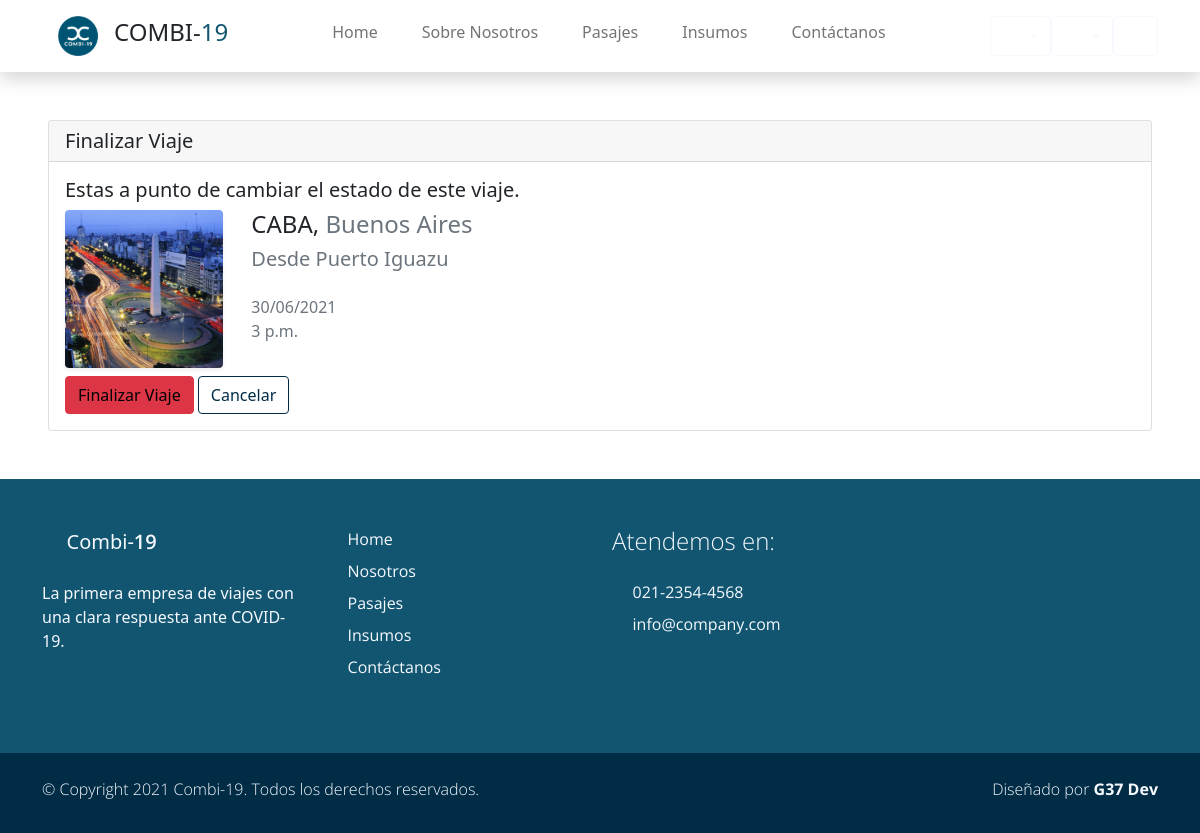
The page /viajes/chofer/finalizar4 on the database its author committed.
### Combi19App/models.py (models this page shows, shortened)
class Viaje(models.Model):
    comenzado  = "com"
    finalizado = "fin"
    cancelado  = "can"
    ESTADO_CHOICES = [ (comenzado,'COMENZADO'), (finalizado, 'FINALIZADO'), (cancelado,'CANCELADO') ]
    fecha             =   models.DateTimeField(blank=True, null=True)
    ruta              =   models.ForeignKey(Ruta, default=None, blank=True, null=True, on_delete=models.CASCADE)
    combi             =   models.ForeignKey(Vehiculo, blank=True, null=True, on_delete=models.CASCADE)
    precio            =   models.DecimalField(default=None, blank=True, null=True, max_digits=10, decimal_places=2)
    insumo            =   models.ManyToManyField(Insumo,default=None, blank=True)
    pasajeros         =   models.ManyToManyField(Account, default=None, blank=True)
    asientos_ocupados =   models.IntegerField(default=0, null=True, blank=True)
    estado            =   models.CharField(max_length=3, choices=ESTADO_CHOICES, default=ESTADO_CHOICES[0])
    class Meta:
        unique_together = ('fecha', 'combi')

class Ruta(models.Model):
    origen        = models.ForeignKey(Lugar, default=None, on_delete=models.CASCADE, related_name='origen')
    destino       = models.ForeignKey(Lugar, default=None, on_delete=models.CASCADE, related_name='destino')
    nombre        = models.CharField(max_length=30, blank=True, null=True, verbose_name='Nombre de ruta')
    km            = models.IntegerField(validators=[MinValueValidator(0)])
    class Meta:
        unique_together = ('origen', 'destino')

class Lugar(models.Model):
    nombre        = models.CharField(max_length=40, blank=True, null=True, unique=True, verbose_name='Lugar')
    provincia     = models.CharField(max_length=20, blank=True, null=True)
    codigo_postal = models.IntegerField(blank=True, null=True, unique=True, validators=[MinValueValidator(1000)])
    imagen        = models.ImageField(upload_to="ciudades", blank=True, null=True)
    class Meta:
        verbose_name_plural = "Lugares"
    def __str__(self):
        return f'{self.nombre}'

### users/views.py (the view)
def finalizar_viaje_view(request, *args, **kwargs):
    viaje_id = kwargs.get("v_id")
    try:
        viaje = Viaje.objects.get(pk=viaje_id)
    except Viaje.DoesNotExist:
        return HttpResponse("Hubo un error")
    if request.POST:
        viaje.finalizar_viaje()
        viaje.save()
        return redirect("Viajes Chofer")
    context = {"viaje": viaje}
    return render(request, "users/finalizar_viaje.html", context)

### carro/context_processor.py (called while the page is built)
def importe_total(request):
    total=0
    if request.user.is_authenticated:
        if 'carro' in request.session:
            for key,value in request.session['carro'].items():
                total = total +(float(value['precio']))#*value['cantidad'])
    return {'importe_total':total}

### users/templates/users/finalizar_viaje.html (shortened to what this page needs)
{% extends 'Combi19App/base.html' %}
{% load static %}
{% block content %}
<div class="my-5 mx-5 card">
    <h5 class="card-header">Finalizar Viaje</h5>
    <div class="card-body">
        <h5 class="card-title">Estas a punto de cambiar el estado de este viaje.</h5>
        <div class="row">
            <div class="col-md-2">
                <div href="#" class="card border-0 text-white shadow-sm overflow-hidden mx-5 m-sm-0">
                    <img class="card-img" src="{{viaje.ruta.destino.imagen.url}}" alt="">
                </div>
            </div>
            <div class=" col-md-6 px-3">
                <h4 class="h4 ">{{viaje.ruta.destino}}, <span class="text-muted">{{viaje.ruta.destino.provincia}}</span></h4>
                <h5 class="m-0 p-0 text-muted">Desde {{viaje.ruta.origen}} <i class='p-0 bx bx-map'></i></h5>
                <br>
                <p class="m-0 p-0 text-muted">{{viaje.fecha|date:"d/m/Y"  }} </p>
                <p class="m-0 p-0 text-muted">{{viaje.fecha | time}} </p>
            </div>
        </div>
        <form method="POST" class="mt-2"> {% csrf_token %}
            <a href=""><button class="btn btn-danger" type="submit" >Finalizar Viaje</button></a>
            <a href="{% url 'Viajes Chofer' %}" class="btn btn-outline-primary">Cancelar</a>
        </form>
    </div>
  </div>
{% endblock %}

### Combi19App/static/Combi19App/css/estilos.css (style rules this page uses)
html { font-family: 'Open Sans', sans-serif; }
p, a { font-weight: 400; }
.btn-outline-primary { color: #002c46; border-color: #002c46; }

### rows shown on the page
Viaje: ruta.destino.imagen (picture), ruta.destino "CABA", ruta.destino.provincia "Buenos Aires", ruta.origen "Puerto Iguazu", fecha "30/06/2021", fecha "3 p.m."
